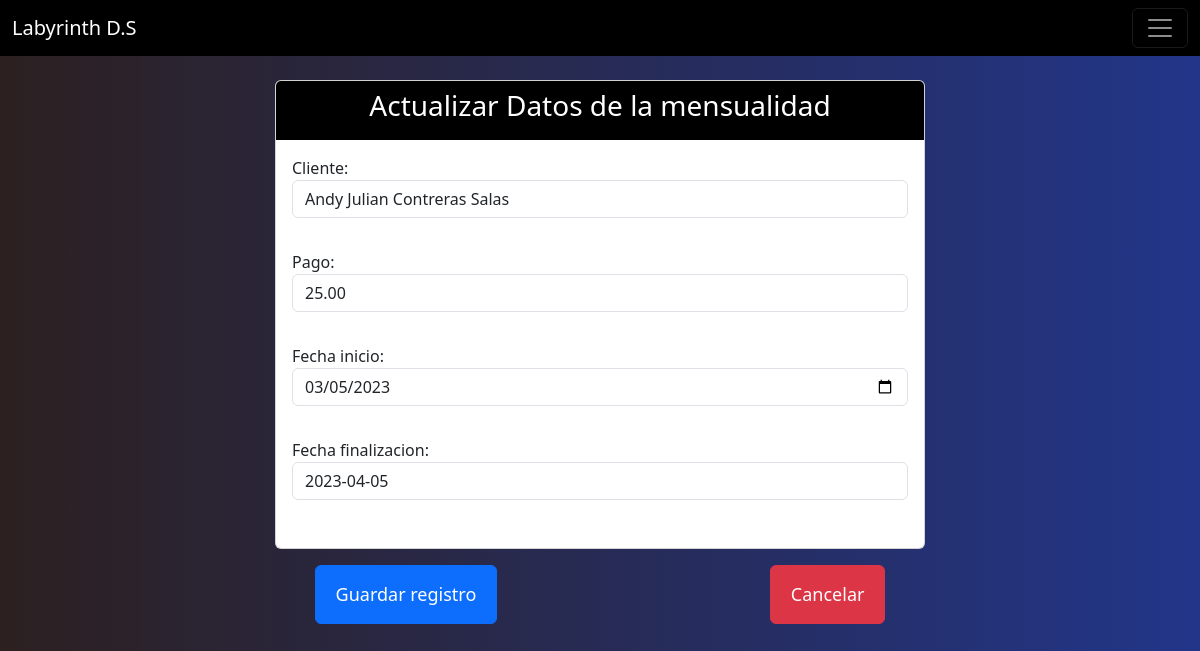
The page /mensualidad/editar_mensualidad/2 (signed in) on the database its author committed.
### modulos/mensualidad/models.py (models this page shows, shortened)
class Mensualidad(models.Model):
    cliente = models.ForeignKey(Cliente, on_delete=models.PROTECT)
    precio = models.DecimalField(default='', max_digits=9, decimal_places=2, verbose_name='Pago')
    fecha_inicio = models.DateField(default=now)
    fecha_finalizacion= models.DateField(default=None)
    class Meta:
        verbose_name = "Mensualidad"
        verbose_name_plural = "Mensualidades"
        ordering = ('cliente',)

### modulos/mensualidad/views/mensualidad/views.py (the view)
# urls.py: path('editar_mensualidad/<int:pk>',(ActualizarMensualidad.as_view()), name='editar_mensualidad'),
class ActualizarMensualidad(LoginRequiredMixin, UpdateView):
    model = Mensualidad
    template_name = 'editar_mensu.html'
    success_url = reverse_lazy('mensualidad:detalle_mensualidad')
    form_class = CabeceraMensual
    def get_context_data(self, **kwargs):
        context = super().get_context_data(**kwargs)
        context['action_save'] = self.request.path
        context['titulo'] = 'Actualizar Datos de la mensualidad'
        context['url_anterior'] = '/mensualidad/detalle_mensualidad/'
        context['listar_url'] = '/mensualidad/detalle_mensualidad/'
        return context

### modulos/mensualidad/forms.py
class CabeceraMensual(ModelForm):
    class Meta:
        model = Mensualidad
        fields = '__all__'
        widgets = {
            'cliente': forms.Select(attrs={'class': 'form-control '}),
            'precio': forms.NumberInput(attrs={'class': 'form-control'}),
            'fecha_inicio': forms.DateInput(format=('%Y-%m-%d'),attrs={'class': 'form-control', 'type': 'date', 'id':'fecha'}),
            'fecha_finalizacion': forms.DateInput(
                         format=('%Y-%m-%d'),
                         attrs={'class': 'form-control', 'id' : 'fecha_final'})
        }

### modulos/clientes/models.py (called while the page is built)
    def __str__(self):
        return "{} {}".format(self.nombre, self.apellido)

### modulos/mensualidad/templates/editar_mensu.html (shortened to what this page needs)
{% extends 'formulario_plantilla.html' %}
{% load static %}
{% block formulario %}
    {{ form.as_p }}
{% endblock %}

### static/css/estilo.css (style rules this page uses)
body { background: linear-gradient(90deg, #2c2020 0%, rgba(17, 38, 128, 0.93) 100%); height: 100vh; }

### rows shown on the page
Mensualidad: cliente "Andy Julian Contreras Salas", precio "25.00", fecha_inicio "03/05/2023", fecha_finalizacion "2023-04-05"

### other values the page prints
{{ titulo }} "Actualizar Datos de la mensualidad"
